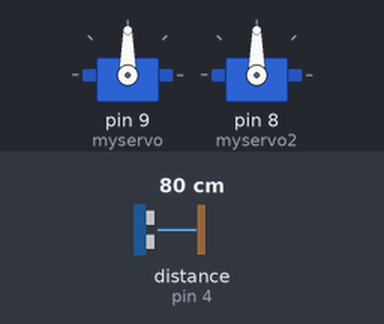
Bench run of a sketch on a simulated Arduino Uno, built with avr-gcc and run on an emulated ATmega328P. Shown: 2 × servo. Inputs (shaded band) come from the test bench; at power-on: distance to the obstacle (sensor on pin 4) 80 cm. The echo pulse lasts 58.3 µs per cm.

Above: at 1.2 s.
1.3 s: distance to the obstacle (sensor on pin 4) set to 62 cm
2.8 s: distance to the obstacle (sensor on pin 4) set to 53 cm
At 3.27 s:
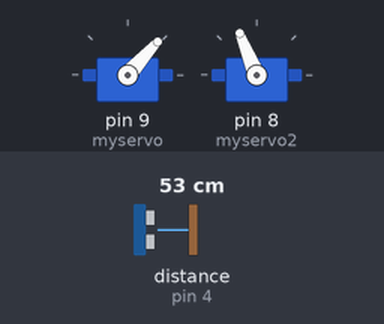
8.8 s: distance to the obstacle (sensor on pin 4) set to 2 cm
At 9.08 s:
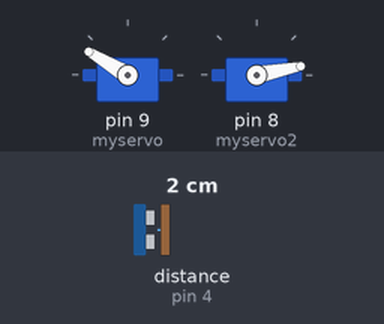
At 12.6 s:
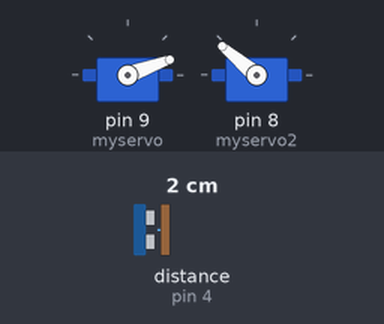
Timing chart, 0 to 14.1 s (numbered marks = the images above; inputs shaded):
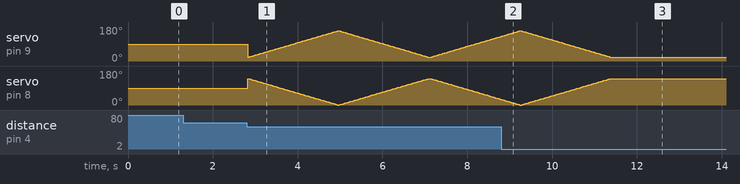

The sketch:

Kaleidoscope.ino
```cpp
#include <NewPing.h>
#include <Servo.h>

#define TRIGGER_PIN  5
#define ECHO_PIN     4
#define MAX_DISTANCE 200


Servo myservo;
Servo myservo2;

int pos = 0;
int maxRotation = 160;
int minRotation = 20;
NewPing sonar(TRIGGER_PIN, ECHO_PIN, MAX_DISTANCE);

void setup() {
  Serial.begin(9600);
  myservo.attach(9);
  myservo2.attach(8);
}

void loop() {
  delay(20);
  int distance = sonar.ping_in();

  if (distance <= 22 && distance > 10) {

    for (pos = minRotation; pos <= maxRotation; pos += 1) {
      myservo.write(pos);
      myservo2.write(maxRotation-pos);
      delay(15);
    }
    for (pos = maxRotation; pos >= minRotation; pos -= 1) {
      myservo.write(pos);
      myservo2.write(maxRotation-pos);
      delay(15);
    }

  }

}
```

Measured:
- the behaviour switches between 58 and 57 cm on distance to the obstacle (sensor on pin 4) (found by bisection; images 0 and 1)
- after the input at 1.3 s, every drawn part: stays the same
- after the input at 8.8 s, servo on pin 9 (myservo): goes on until 11.4 s, then stays 20°; servo on pin 8 (myservo2): goes on until 11.4 s, then stays 140°
